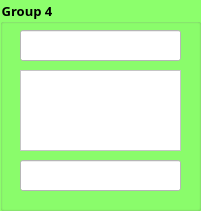
   <widget class="QGroupBox" name="groupBox_4">
    <property name="geometry">
     <rect>
      <x>760</x>
      <y>20</y>
      <width>201</width>
      <height>211</height>
     </rect>
    </property>
    <property name="font">
     <font>
      <family>Mongolian Baiti</family>
      <pointsize>10</pointsize>
      <weight>75</weight>
      <bold>true</bold>
     </font>
    </property>
    <property name="styleSheet">
     <string notr="true">background-color: rgb(140, 255, 108);
boder-radius: 10px;</string>
    </property>
    <property name="title">
     <string>Group 1</string>
    </property>
    <widget class="QLineEdit" name="lineEdit_11">
     <property name="geometry">
      <rect>
       <x>20</x>
       <y>30</y>
       <width>161</width>
       <height>31</height>
      </rect>
     </property>
     <property name="styleSheet">
      <string notr="true">background-color: rgb(255, 255, 255);</string>
     </property>
    </widget>
    <widget class="QTextEdit" name="textEdit_6">
     <property name="geometry">
      <rect>
       <x>20</x>
       <y>70</y>
       <width>161</width>
       <height>81</height>
      </rect>
     </property>
     <property name="styleSheet">
      <string notr="true">background-color: rgb(255, 255, 255);</string>
     </property>
     <property name="html">
      <string>&lt;!DOCTYPE HTML PUBLIC &quot;-//W3C//DTD HTML 4.0//EN&quot; &quot;http://www.w3.org/TR/REC-html40/strict.dtd&quot;&gt;
&lt;html&gt;&lt;head&gt;&lt;meta name=&quot;qrichtext&quot; content=&quot;1&quot; /&gt;&lt;style type=&quot;text/css&quot;&gt;
p, li { white-space: pre-wrap; }
&lt;/style&gt;&lt;/head&gt;&lt;body style=&quot; font-family:'MS Shell Dlg 2'; font-size:7.8pt; font-weight:400; font-style:normal;&quot;&gt;
&lt;p style=&quot;-qt-paragraph-type:empty; margin-top:0px; margin-bottom:0px; margin-left:0px; margin-right:0px; -qt-block-indent:0; text-indent:0px;&quot;&gt;&lt;br /&gt;&lt;/p&gt;&lt;/body&gt;&lt;/html&gt;</string>
     </property>
    </widget>
    <widget class="QLineEdit" name="lineEdit_12">
     <property name="geometry">
      <rect>
       <x>20</x>
       <y>160</y>
       <width>161</width>
       <height>31</height>
      </rect>
     </property>
     <property name="styleSheet">
      <string notr="true">background-color: rgb(255, 255, 255);</string>
     </property>
     <property name="alignment">
      <set>Qt::AlignCenter</set>
     </property>
    </widget>
    <widget class="QGroupBox" name="groupBox_5">
     <property name="geometry">
      <rect>
       <x>0</x>
       <y>0</y>
       <width>201</width>
       <height>211</height>
      </rect>
     </property>
     <property name="font">
      <font>
       <family>Mongolian Baiti</family>
       <pointsize>10</pointsize>
       <weight>75</weight>
       <bold>true</bold>
      </font>
     </property>
     <property name="styleSheet">
      <string notr="true">background-color: rgb(140, 255, 108);</string>
     </property>
     <property name="title">
      <string>Group 4</string>
     </property>
     <widget class="QLineEdit" name="lineEdit_13">
      <property name="geometry">
       <rect>
        <x>20</x>
        <y>30</y>
        <width>161</width>
        <height>31</height>
       </rect>
      </property>
      <property name="styleSheet">
       <string notr="true">background-color: rgb(255, 255, 255);</string>
      </property>
     </widget>
     <widget class="QTextEdit" name="textEdit_7">
      <property name="geometry">
       <rect>
        <x>20</x>
        <y>70</y>
        <width>161</width>
        <height>81</height>
       </rect>
      </property>
      <property name="styleSheet">
       <string notr="true">background-color: rgb(255, 255, 255);</string>
      </property>
      <property name="html">
       <string>&lt;!DOCTYPE HTML PUBLIC &quot;-//W3C//DTD HTML 4.0//EN&quot; &quot;http://www.w3.org/TR/REC-html40/strict.dtd&quot;&gt;
&lt;html&gt;&lt;head&gt;&lt;meta name=&quot;qrichtext&quot; content=&quot;1&quot; /&gt;&lt;style type=&quot;text/css&quot;&gt;
p, li { white-space: pre-wrap; }
&lt;/style&gt;&lt;/head&gt;&lt;body style=&quot; font-family:'MS Shell Dlg 2'; font-size:7.8pt; font-weight:400; font-style:normal;&quot;&gt;
&lt;p style=&quot;-qt-paragraph-type:empty; margin-top:0px; margin-bottom:0px; margin-left:0px; margin-right:0px; -qt-block-indent:0; text-indent:0px;&quot;&gt;&lt;br /&gt;&lt;/p&gt;&lt;/body&gt;&lt;/html&gt;</string>
      </property>
     </widget>
     <widget class="QLineEdit" name="lineEdit_14">
      <property name="geometry">
       <rect>
        <x>20</x>
        <y>160</y>
        <width>161</width>
        <height>31</height>
       </rect>
      </property>
      <property name="styleSheet">
       <string notr="true">background-color: rgb(255, 255, 255);</string>
      </property>
      <property name="alignment">
       <set>Qt::AlignCenter</set>
      </property>
     </widget>
    </widget>
   </widget>
